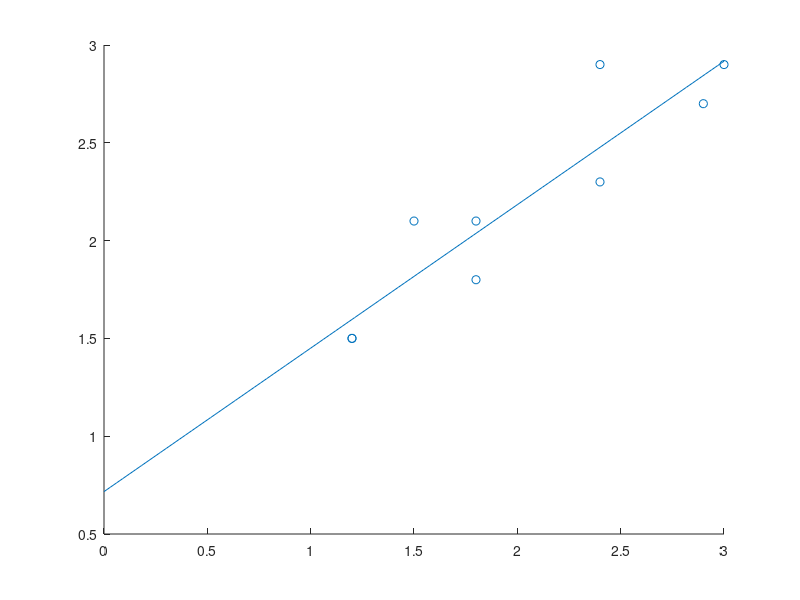

This figure's MATLAB source:
clf;
clear;
d = [2.4,1.5,2.4,1.8,1.8,2.9,1.2,3,1.2];
w = [2.9,2.1,2.3,2.1,1.8,2.7,1.5,2.9,1.5];

scatter(d,w)
hold on;
plot(linspace(0,3),polyval(polyfit(d,w,1),linspace(0,3)))

fprintf("%4.3f m\n",polyval(polyfit(d,w,1),1.8));
